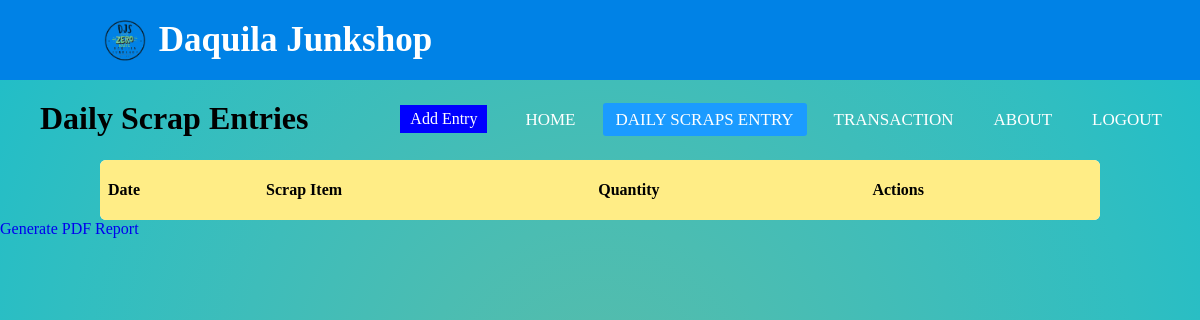
Before: /daily_scrap_table/ (signed in) with the older database file.
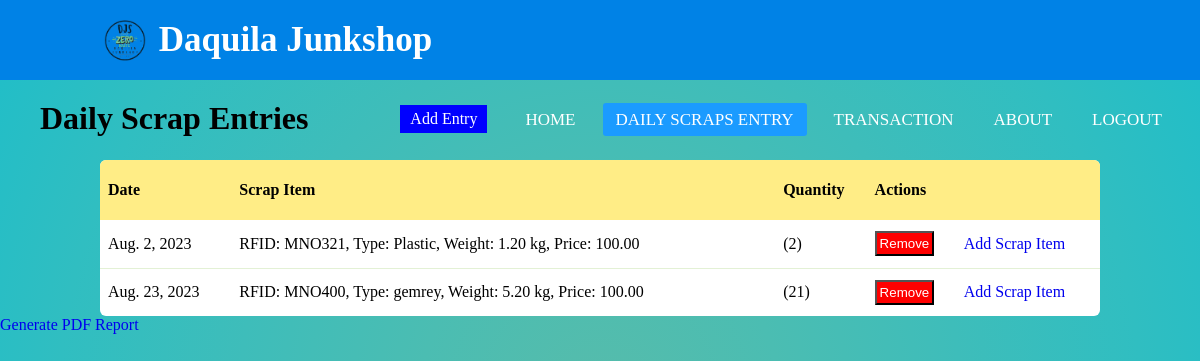
After: the same page with the newer database file.
### app1/models.py (models this page shows, shortened)
class DailyScrapEntry(models.Model):
    date = models.DateField()
    customer = models.ForeignKey(Customer, on_delete=models.SET_NULL, null=True, blank=True)
    staff_responsible = models.ForeignKey(User, on_delete=models.SET_NULL, null=True, blank=True)
    scraps = models.ManyToManyField(ScrapItem, through='ScrapEntryDetail')

class ScrapEntryDetail(models.Model):
    daily_scrap_entry = models.ForeignKey(DailyScrapEntry, on_delete=models.CASCADE)
    scrap_item = models.ForeignKey(ScrapItem, on_delete=models.CASCADE)
    quantity = models.PositiveIntegerField(default=1)

class ScrapItem(models.Model):
    RFID = models.CharField(max_length=100, blank=True, default='sample')
    weight = models.DecimalField(max_digits=10, decimal_places=2)
    scrap_type = models.ForeignKey(ScrapType, on_delete=models.CASCADE)
    price = models.DecimalField(max_digits=10, decimal_places=2)
    def __str__(self):
        return f"RFID: {self.RFID}, Type: {self.scrap_type}, Weight: {self.weight} kg, Price: {self.price}"

class ScrapType(models.Model):
    name = models.CharField(max_length=50, unique=True)
    def __str__(self):
        return self.name

### app1/views.py (the view)
# urls.py: path('daily_scrap_table/', views.daily_scrap_table, name='daily_scrap_table'),
@login_required(login_url='login')
def daily_scrap_table(request):
    daily_scrap_entries = DailyScrapEntry.objects.all()
    return render(request, 'daily_scrap_table.html', {'daily_scrap_entries': daily_scrap_entries})

### app1/templates/daily_scrap_table.html (shortened to what this page needs)
{% extends 'base.html' %}
{% block content %}
{% load static %}
<link rel="stylesheet" href="{% static "daily_scrap_table.css" %}">
<div class="header">
    <h1>Daily Scrap Entries</h1>
    <a href="{% url 'add_daily_scrap_entry' %}" class="add_entry">Add Entry</a>
</div>
<table>
    <thead>
        <tr>
            <th>Date</th>
            <th>Scrap Item</th>
            <th>Quantity</th>
            <th colspan="2">Actions</th>
        </tr>
    <thead>
    <tbody>
        {% for entry in daily_scrap_entries %}
        <tr>
            <td>{{ entry.date }}</td>
            <td>
                {% for scrap_entry_detail in entry.scrapentrydetail_set.all %}
                {{ scrap_entry_detail.scrap_item }}<br />
                {% endfor %}
            </td>
            <td>
                {% for scrap_entry_detail in entry.scrapentrydetail_set.all %}
                ({{ scrap_entry_detail.quantity }}) <br />
                {% endfor %}
            </td>
            <td>
                {% for scrap_entry_detail in entry.scrapentrydetail_set.all %}
                <form action="{% url 'remove_scrap_entry_detail' scrap_entry_detail.id %}" method="post">
                    <button type="submit" class="remove">Remove</button>
                </form>
                {% endfor %}
            </td>
            <td>
                <a href="{% url 'add_scrap_item_to_daily_scrap_entry' entry.id %}">Add Scrap Item</a>
            </td>
        </tr>
        {% endfor %}
    </tbody>
<a href="{% url 'generate_pdf_report' %}" class="btn btn-primary">Generate PDF Report</a>
{% endblock content %}

### app1/templates/base.html (shortened to what this page needs)
{% load static %}
<!DOCTYPE html>
<html>
<head>
	<link rel="stylesheet" href="{% static "navbar.css" %}">
	<link rel="stylesheet" href="{% static "base.css" %}">
    <link rel="stylesheet" href="https://cdnjs.cloudflare.com/ajax/libs/font-awesome/5.15.3/css/all.min.css"/>
</head>
<body>
	<div class="bubbles">
	{% include "navbar.html" %}
	{% block content %}
	{% endblock content %}
</div>
</body>
</html>

### app1/templates/navbar.html (shortened to what this page needs)
{% load static %}
    <nav>
          <span class="logo">
            <img src="{% static 'img/logotps.png' %}" width="50" class="logo-img">
          <span>Daquila Junkshop</span>
        </span>
      <ul>
        <li><a href="#">Home</a></li>
        <li><a {% if request.resolver_match.url_name == 'daily_scrap_table' %}class="active"{% endif %} href="{% url 'daily_scrap_table' %}">Daily Scraps Entry</a></li>
        <li><a {% if request.resolver_match.url_name == 'transaction_list' %}class="active"{% endif %} href="{% url 'transaction_list' %}">Transaction</a></li>
        <li><a href="#">About</a></li>
        {% if user.is_authenticated %}
          <li><a href="{% url 'logout' %}">Logout</a></li>
        {% else %}
          <li><a {% if request.resolver_match.url_name == 'login' %}class="active"{% endif %} href="{% url 'login' %}">Login</a></li>
        {% endif %}
      </ul>
    </nav>

### static/navbar.css (style rules this page uses)
* { padding: 0; margin: 0; text-decoration: none; list-style: none; box-sizing: border-box; }
body { font-family: montserrat; height: 100vh; margin: 0; padding: 0; background-image: radial-gradient(circle, #56bcab, #4bbdb2, #3ebdba, #30bec1, #1ebec9); }
nav { background: #0082e6; height: 80px; width: 100%; }
.logo-img { position: relative; top: 15px; }
span.logo { color: white; font-size: 35px; line-height: 80px; padding: 0 100px; font-weight: bold; }
nav ul { float: right; margin-right: 20px; }
nav ul li { display: inline-block; line-height: 80px; margin: 0 5px; }
nav ul li a { color: white; font-size: 17px; padding: 7px 13px; border-radius: 3px; text-transform: uppercase; }
a.active,a:hover { background: #1b9bff; transition: .5s; }

### static/base.css (style rules this page uses)
.bubbles { position: relative; width: 100%; height: 100vh; overflow: hidden; }

### static/daily_scrap_table.css (style rules this page uses)
.header { display: flex; justify-content: space-between; align-items: center; padding: 0 20px; margin: 20px; }
.add_entry { padding: 5px 10px; background: blue; color: white; }
.remove { padding: 3px; background: #FE0000; color: white; margin: 3px 0; }
table { border-spacing: 1; border-collapse: collapse; background: white; border-radius: 6px; overflow: hidden; max-width: 1000px; width: 100%; margin: 0 auto; position: relative; }
table * { position: relative; }
table td, table th { padding-left: 8px; }
table thead tr { height: 60px; background: #FFED86; font-size: 16px; }
table tbody tr { height: 48px; border-bottom: 1px solid #E3F1D5; }
table tbody tr:last-child { border: 0; }
table td, table th { text-align: left; }

Changed rows visible on the page:
added DailyScrapEntry: date "Aug. 2, 2023"
added ScrapEntryDetail: scrap_item "RFID: MNO321, Type: Plastic, Weight: 1.20 kg, Price: 100.00", quantity "2"
added DailyScrapEntry: date "Aug. 23, 2023"
added ScrapEntryDetail: scrap_item "RFID: MNO400, Type: gemrey, Weight: 5.20 kg, Price: 100.00", quantity "21"
